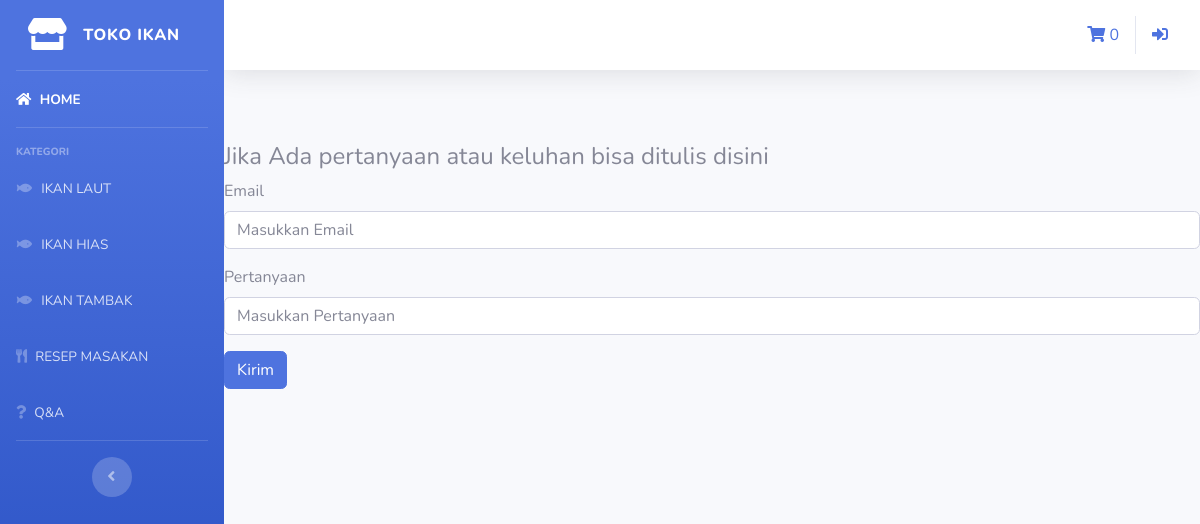
The page /index.php/pertanyaan on the database as committed earlier.
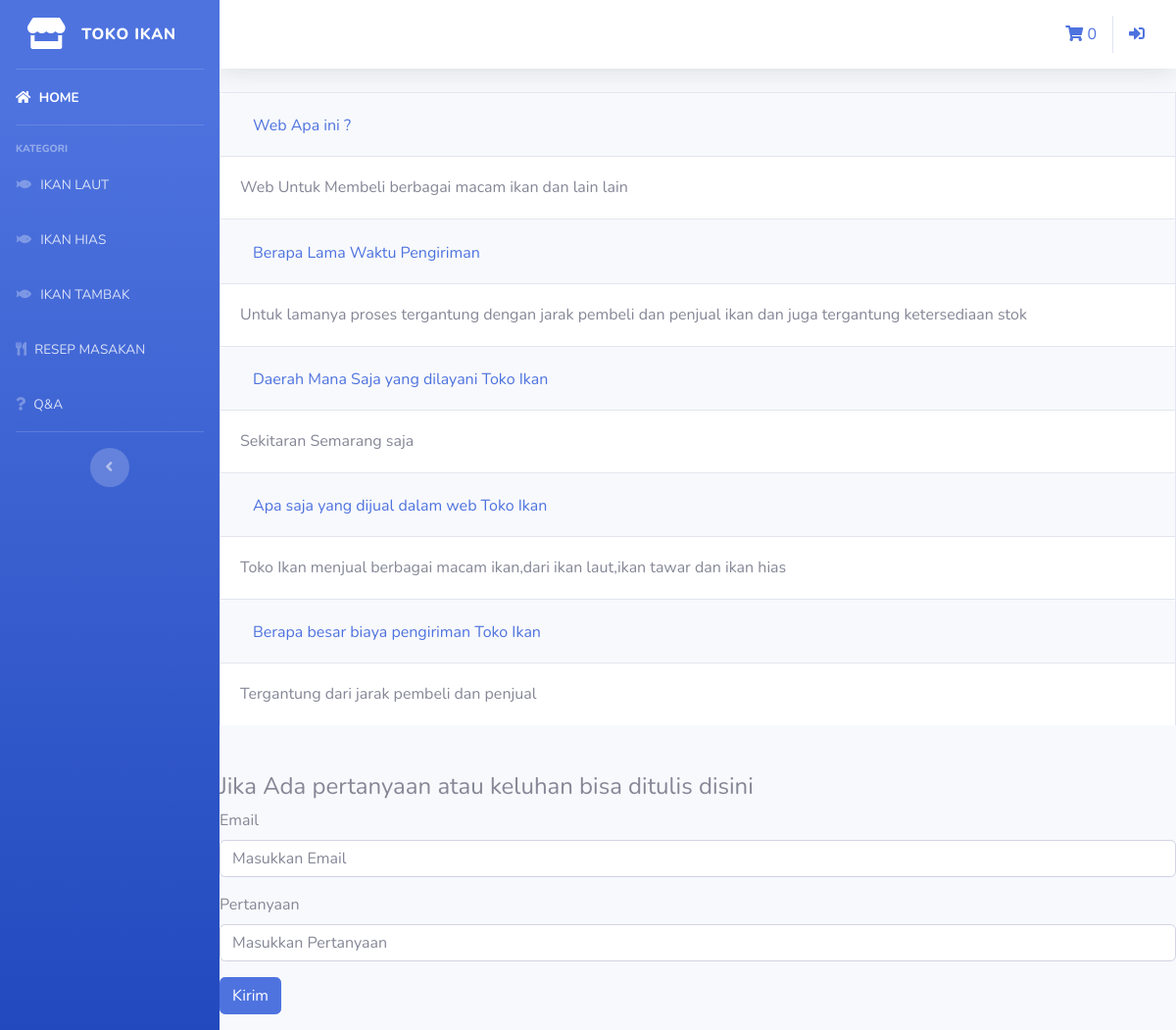
The same page on the database as committed later.
### tables this page shows
CREATE TABLE `tabel_pertanyaan` (
  `id` int(11) NOT NULL,
  `pertanyaan` text NOT NULL,
  `jawaban` text NOT NULL
);

### application/controllers/Pertanyaan.php (called while the page is built, shortened)
<?php
class Pertanyaan extends CI_Controller {
    public function index()
    {
            $data['pertanyaan'] = $this->Model_pertanyaan->tampil_pertanyaan()->result();
            $this->load->view('template/header');
            $this->load->view('template/sidebar');
            $this->load->view('pertanyaan',$data);
            $this->load->view('template/footer');
    }
}

### index.php (called while the page is built, shortened)
<?php
require_once BASEPATH.'core/CodeIgniter.php';

### application/models/Model_pertanyaan.php (called while the page is built, shortened)
<?php
class Model_pertanyaan extends CI_Model {
public function tampil_pertanyaan(){
        return $this->db->get('tabel_pertanyaan');
  }
}

### application/views/pertanyaan.php (the view)
<?php foreach($pertanyaan as $i) : ?>
<div class="accordion" id="accordionExample">
  <div class="card">
    <div class="card-header" id="headingOne">
      <h2 class="mb-0">
        <button class="btn btn-link" type="button" data-toggle="collapse" data-target="#collapseOne" aria-expanded="true" aria-controls="collapseOne">
        <td><?php echo $i->pertanyaan ?></td>
        </button>
      </h2>
    </div>
    <div id="collapseOne" class="collapse show" aria-labelledby="headingOne" data-parent="#accordionExample">
      <div class="card-body">
      <td><?php echo $i->jawaban ?></td>
      </div>
    </div>
  </div>
</div>
<?php endforeach; ?><br><br>
<h4>Jika Ada pertanyaan atau keluhan bisa ditulis disini</h4>
<form action="<?php echo base_url()?>Pertanyaan/tambah_keluhan" method="post">
    <div class="form-group">
        <label>Email</label>
        <input type="email" name="email" class="form-control" placeholder="Masukkan Email">
    </div>
    <div class="form-group">
        <label>Pertanyaan</label>
        <input type="text" name="pertanyaan" class="form-control" placeholder="Masukkan Pertanyaan">
    </div>
    <button type="submit" class="btn btn-primary mb-3">Kirim</button>
</form>

Rows that differ between the two databases and show on the page:
added tabel_pertanyaan: pertanyaan "Web Apa ini ?", jawaban "Web Untuk Membeli berbagai macam ikan dan lain lain"
added tabel_pertanyaan: pertanyaan "Berapa Lama Waktu Pengiriman", jawaban "Untuk lamanya proses tergantung dengan jarak pembeli dan penjual ikan dan juga tergantung ketersediaan stok"
added tabel_pertanyaan: pertanyaan "Daerah Mana Saja yang dilayani Toko Ikan", jawaban "Sekitaran Semarang saja"
added tabel_pertanyaan: pertanyaan "Apa saja yang dijual dalam web Toko Ikan", jawaban "Toko Ikan menjual berbagai macam ikan,dari ikan laut,ikan tawar dan ikan hias"
added tabel_pertanyaan: pertanyaan "Berapa besar biaya pengiriman Toko Ikan", jawaban "Tergantung dari jarak pembeli dan penjual"
